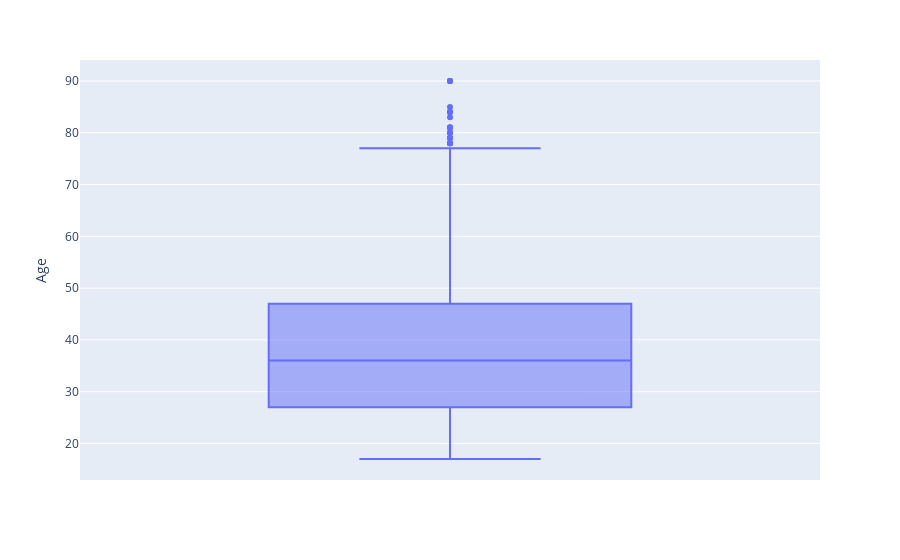
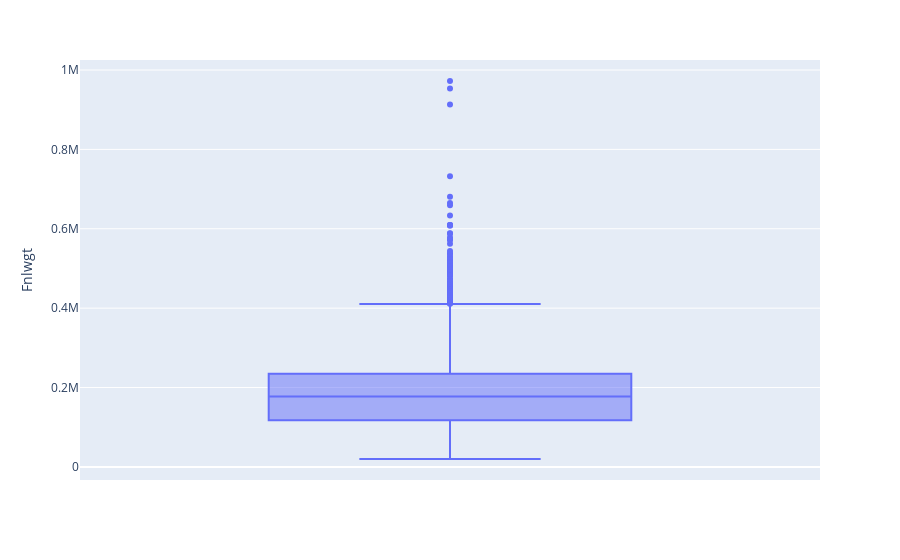
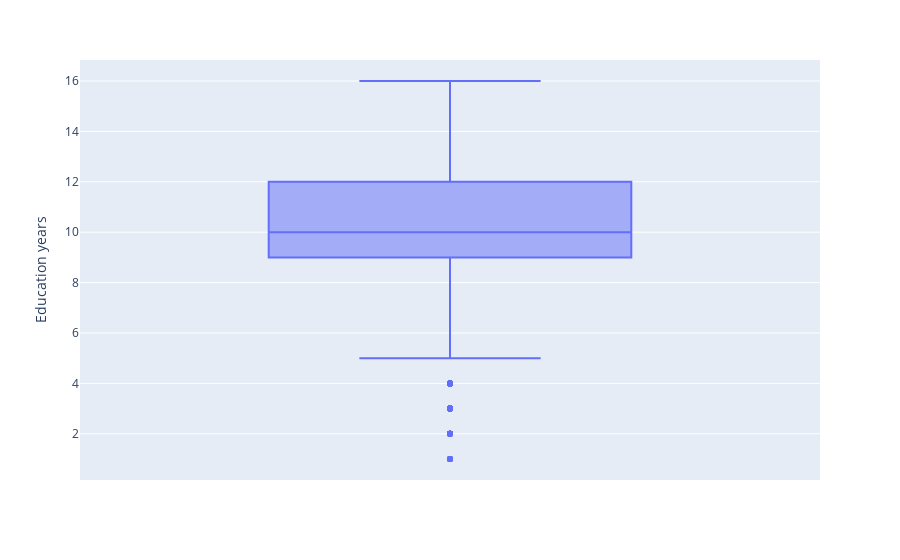
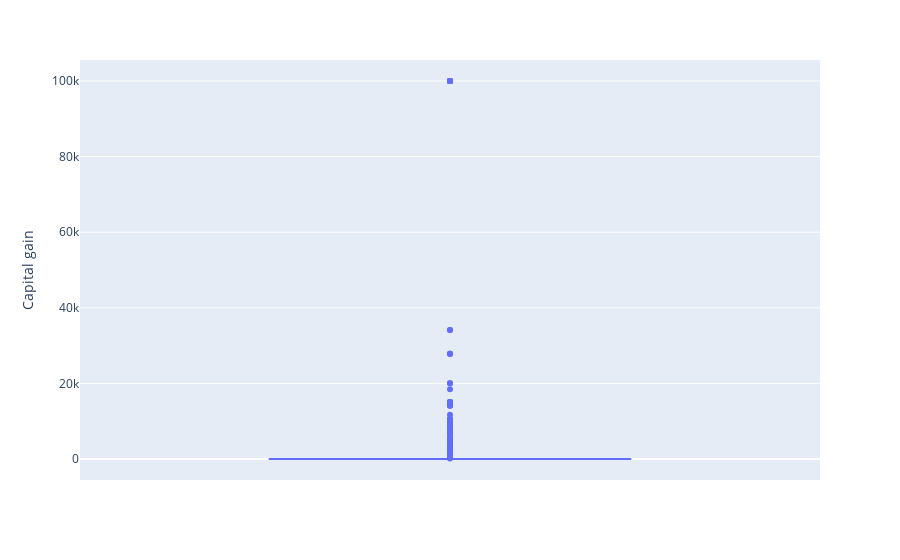

Notebook source saved alongside these figures, in order:
### Code cell
for i in numeric:
    fig = px.box(df, y=i)
    fig.show()

### Figure 1 — Plotly figure (JSON) as saved in the notebook; plotly's stock layout.template omitted (floating-point values rounded to 4 significant figures; data arrays with more than 128 entries replaced by an {"elided": "..."} marker saying what was removed)
{"data": [{"alignmentgroup": "True", "hovertemplate": "Age=%{y}<extra></extra>", "legendgroup": "", "marker": {"color": "#636efa"}, "name": "", "notched": false, "offsetgroup": "", "orientation": "v", "showlegend": false, "type": "box", "x0": " ", "xaxis": "x", "y": {"elided": "2660 int values"}, "y0": " ", "yaxis": "y"}], "layout": {"boxmode": "group", "legend": {"tracegroupgap": 0}, "margin": {"t": 60}, "xaxis": {"anchor": "y", "domain": [0, 1]}, "yaxis": {"anchor": "x", "domain": [0, 1], "title": {"text": "Age"}}}}

### Figure 2 — Plotly figure (JSON) as saved in the notebook; plotly's stock layout.template omitted (floating-point values rounded to 4 significant figures; data arrays with more than 128 entries replaced by an {"elided": "..."} marker saying what was removed)
{"data": [{"alignmentgroup": "True", "hovertemplate": "Fnlwgt=%{y}<extra></extra>", "legendgroup": "", "marker": {"color": "#636efa"}, "name": "", "notched": false, "offsetgroup": "", "orientation": "v", "showlegend": false, "type": "box", "x0": " ", "xaxis": "x", "y": {"elided": "2660 int values"}, "y0": " ", "yaxis": "y"}], "layout": {"boxmode": "group", "legend": {"tracegroupgap": 0}, "margin": {"t": 60}, "xaxis": {"anchor": "y", "domain": [0, 1]}, "yaxis": {"anchor": "x", "domain": [0, 1], "title": {"text": "Fnlwgt"}}}}

### Figure 3 — Plotly figure (JSON) as saved in the notebook; plotly's stock layout.template omitted (floating-point values rounded to 4 significant figures; data arrays with more than 128 entries replaced by an {"elided": "..."} marker saying what was removed)
{"data": [{"alignmentgroup": "True", "hovertemplate": "Education years=%{y}<extra></extra>", "legendgroup": "", "marker": {"color": "#636efa"}, "name": "", "notched": false, "offsetgroup": "", "orientation": "v", "showlegend": false, "type": "box", "x0": " ", "xaxis": "x", "y": {"elided": "2660 int values"}, "y0": " ", "yaxis": "y"}], "layout": {"boxmode": "group", "legend": {"tracegroupgap": 0}, "margin": {"t": 60}, "xaxis": {"anchor": "y", "domain": [0, 1]}, "yaxis": {"anchor": "x", "domain": [0, 1], "title": {"text": "Education years"}}}}

### Figure 4 — Plotly figure (JSON) as saved in the notebook; plotly's stock layout.template omitted (floating-point values rounded to 4 significant figures; data arrays with more than 128 entries replaced by an {"elided": "..."} marker saying what was removed)
{"data": [{"alignmentgroup": "True", "hovertemplate": "Capital gain=%{y}<extra></extra>", "legendgroup": "", "marker": {"color": "#636efa"}, "name": "", "notched": false, "offsetgroup": "", "orientation": "v", "showlegend": false, "type": "box", "x0": " ", "xaxis": "x", "y": {"elided": "2660 int values"}, "y0": " ", "yaxis": "y"}], "layout": {"boxmode": "group", "legend": {"tracegroupgap": 0}, "margin": {"t": 60}, "xaxis": {"anchor": "y", "domain": [0, 1]}, "yaxis": {"anchor": "x", "domain": [0, 1], "title": {"text": "Capital gain"}}}}
